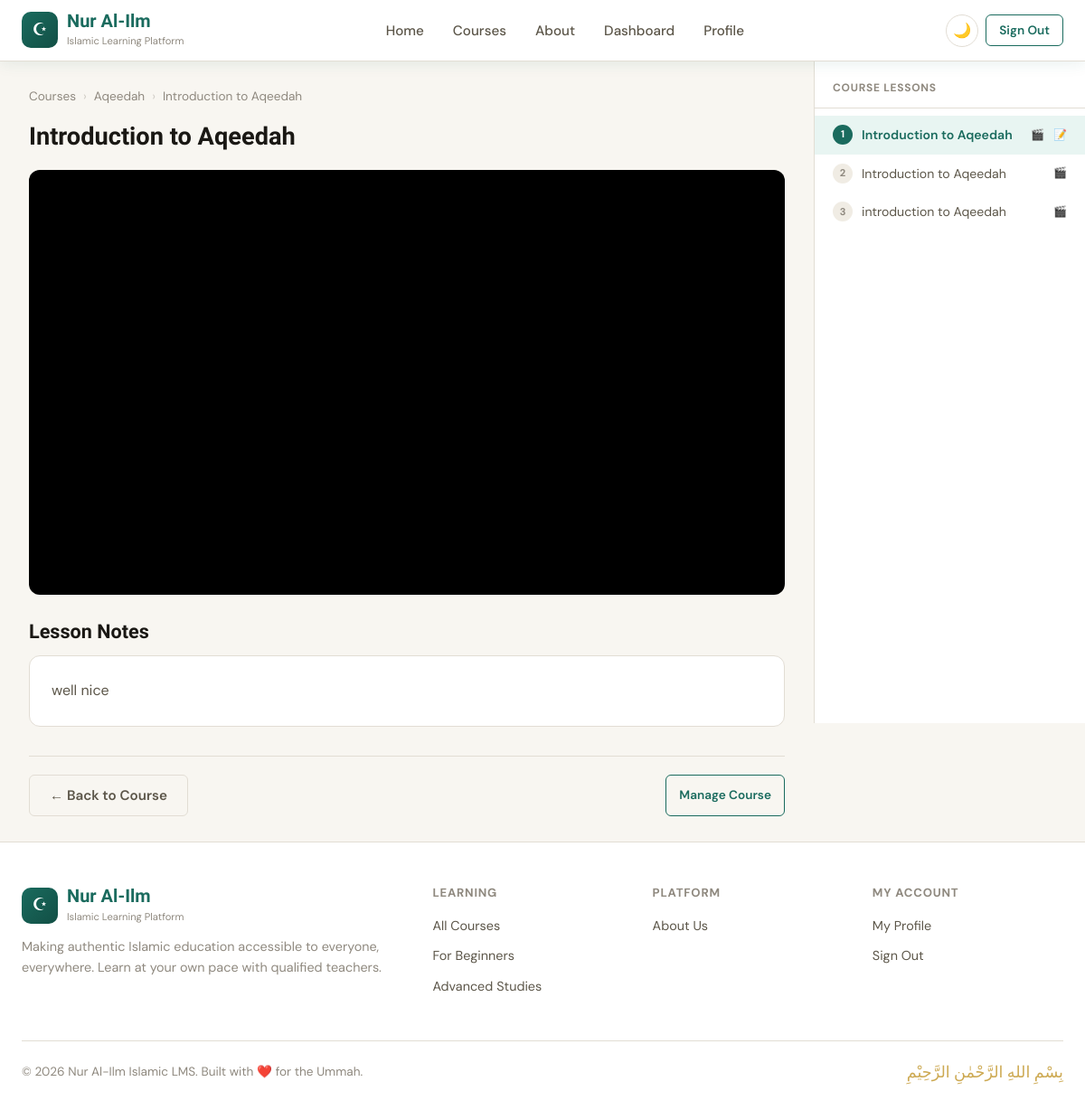
/courses/aqeedah/lessons/3/ (signed in), run on the app's committed database.
### courses/models.py (models this page shows, shortened)
class Course(models.Model):
    class Level(models.TextChoices):
        BEGINNER = 'beginner', 'Beginner'
        INTERMEDIATE = 'intermediate', 'Intermediate'
        ADVANCED = 'advanced', 'Advanced'
    teacher = models.ForeignKey(
        settings.AUTH_USER_MODEL,
        on_delete=models.CASCADE,
        related_name='courses_taught',
        limit_choices_to={'role': 'teacher'},
    )
    category = models.ForeignKey(
        Category,
        on_delete=models.SET_NULL,
        null=True,
        blank=True,
        related_name='courses',
        help_text="The subject area this course belongs to.",
    )
    title = models.CharField(max_length=200)
    slug = models.SlugField(unique=True, blank=True)
    thumbnail = models.ImageField(upload_to='thumbnails/', blank=True, null=True)
    short_description = models.CharField(max_length=300)
    full_description = models.TextField()
    level = models.CharField(max_length=15, choices=Level.choices, default=Level.BEGINNER)
    duration = models.CharField(max_length=100, help_text="e.g. '8 weeks', '40 hours'")
    is_published = models.BooleanField(default=False)
    created_at = models.DateTimeField(auto_now_add=True)
    updated_at = models.DateTimeField(auto_now=True)
    class Meta:
        ordering = ['-created_at']

class Lesson(models.Model):
    course = models.ForeignKey(
        Course,
        on_delete=models.CASCADE,
        related_name='lessons',
    )
    title = models.CharField(max_length=200)
    video_url = models.URLField(
        blank=True,
        null=True,
        help_text="YouTube, Vimeo, or any embeddable video URL"
    )
    note_content = models.TextField(blank=True, null=True)
    order = models.PositiveIntegerField(default=0)
    created_at = models.DateTimeField(auto_now_add=True)
    class Meta:
        ordering = ['order', 'created_at']

### courses/views.py (the view, shortened to what this page needs)
# urls.py: path('<slug:course_slug>/lessons/<int:lesson_id>/', views.lesson_view, name='lesson_view'),
@login_required
def lesson_view(request, course_slug, lesson_id):
    course = get_object_or_404(Course, slug=course_slug, is_published=True)
    lesson = get_object_or_404(Lesson, id=lesson_id, course=course)
    if request.user.is_teacher and request.user == course.teacher:
        pass
    else:
        raise PermissionDenied
    all_lessons = course.lessons.all()
    context = {
        'course': course,
        'lesson': lesson,
        'all_lessons': all_lessons,
    }
    return render(request, 'courses/lesson_view.html', context)

### accounts/models.py (called while the page is built)
    @property
    def is_student(self):
        return self.role == self.Role.STUDENT

    @property
    def is_teacher(self):
        return self.role == self.Role.TEACHER

### courses/templates/courses/lesson_view.html (shortened to what this page needs)
{% extends 'base.html' %}
{% block content %}
<div class="lesson-layout">
  <div class="lesson-content">
    <div class="breadcrumb">
      <a href="{% url 'course_list' %}">Courses</a>
      <span class="sep">›</span>
      <a href="{% url 'course_detail' course.slug %}">{{ course.title }}</a>
      <span class="sep">›</span>
      <span>{{ lesson.title }}</span>
    </div>
    <h1 style="font-size:1.7rem;margin-bottom:20px;">{{ lesson.title }}</h1>
    {% if lesson.video_url %}
      <div class="video-embed" id="video-container" style="display:none;">
      </div>
    {% endif %}
    {% if lesson.note_content %}
      <h3 style="margin-bottom:12px;">Lesson Notes</h3>
      <div class="lesson-notes">{{ lesson.note_content }}</div>
    {% endif %}
    <div class="flex justify-between mt-4" style="margin-top:32px;padding-top:20px;border-top:1px solid var(--border);">
      <a href="{% url 'course_detail' course.slug %}" class="btn btn-ghost">← Back to Course</a>
      {% if user.is_teacher and user == course.teacher %}
        <a href="{% url 'course_manage' course.slug %}" class="btn btn-outline btn-sm">Manage Course</a>
      {% endif %}
    </div>
  </div>
  <div class="lesson-sidebar">
    <div class="lesson-sidebar-title">Course Lessons</div>
    {% for l in all_lessons %}
      <a href="{% url 'lesson_view' course.slug l.id %}"
         class="lesson-nav-item {% if l.id == lesson.id %}active{% endif %}">
        <span style="width:22px;height:22px;border-radius:50%;background:{% if l.id == lesson.id %}var(--primary){% else %}var(--surface-2){% endif %};color:{% if l.id == lesson.id %}#fff{% else %}var(--text-3){% endif %};display:flex;align-items:center;justify-content:center;font-size:.7rem;font-weight:700;flex-shrink:0;">
          {{ forloop.counter }}
        </span>
        <span style="flex:1;overflow:hidden;text-overflow:ellipsis;white-space:nowrap;">{{ l.title }}</span>
        {% if l.video_url %}<span style="font-size:.75rem;">🎬</span>{% endif %}
        {% if l.note_content %}<span style="font-size:.75rem;">📝</span>{% endif %}
      </a>
    {% empty %}
      <p style="padding:16px 20px;color:var(--text-3);font-size:.85rem;">No lessons yet</p>
    {% endfor %}
  </div>
</div>
{% endblock %}

### static/css/main.css (style rules this page uses)
:root { --bg: #f8f6f1; --surface: #ffffff; --surface-2: #f0ece4; --border: #e2ddd4; --text: #1a1814; --text-2: #5c5649; --text-3: #8f897f; --primary: #1a6b5e; --primary-d: #124f45; --primary-l: #e8f5f2; --gold: #b8860b; --gold-l: #fdf8ec; --gold-bright: #d4a017; --danger: #c0392b; --success: #27ae60; --radius: 12px; --radius-sm: 6px; --shadow: 0 2px 16px rgba(26,107,94,.10); --shadow-md: 0 4px 32px rgba(26,107,94,.14); --transition: .22s cubic-bezier(.4,0,.2,1); --nav-height: 68px; --font-body: 'DM Sans', system-ui, sans-serif; --font-display:'Scheherazade New', serif; }
*, *::before, *::after { box-sizing: border-box; margin: 0; padding: 0; }
html { scroll-behavior: smooth; }
body { font-family: var(--font-body); background: var(--bg); color: var(--text); line-height: 1.6; font-size: 16px; transition: background var(--transition), color var(--transition); }
a { color: var(--primary); text-decoration: none; transition: color var(--transition); }
h1, h2, h3, h4, h5 { font-family: var(--font-display); line-height: 1.25; color: var(--text); }
h1 { font-size: clamp(2rem, 5vw, 3.5rem); font-weight: 700; }
h3 { font-size: 1.35rem; font-weight: 700; }
.btn { display: inline-flex; align-items: center; gap: 7px; padding: 10px 22px; border-radius: var(--radius-sm); font-family: var(--font-body); font-size: .95rem; font-weight: 600; cursor: pointer; border: none; transition: all var(--transition); text-decoration: none; white-space: nowrap; }
.btn-outline { background: transparent; border: 1.5px solid var(--primary); color: var(--primary); }
.btn-ghost { background: transparent; color: var(--text-2); border: 1.5px solid var(--border); }
.btn-sm { padding: 6px 14px; font-size: .85rem; }
.lesson-layout { display: grid; grid-template-columns: 1fr 300px; min-height: calc(100vh - var(--nav-height)); gap: 0; }
.lesson-content { padding: 28px 32px; }
.lesson-sidebar { background: var(--surface); border-left: 1px solid var(--border); padding: 20px 0; overflow-y: auto; position: sticky; top: var(--nav-height); height: calc(100vh - var(--nav-height)); }
.lesson-sidebar-title { font-size: .75rem; font-weight: 700; text-transform: uppercase; letter-spacing: .06em; color: var(--text-3); padding: 0 20px 12px; border-bottom: 1px solid var(--border); margin-bottom: 8px; }
.lesson-nav-item { display: flex; align-items: center; gap: 10px; padding: 10px 20px; color: var(--text-2); font-size: .88rem; transition: all var(--transition); }
.lesson-nav-item.active { background: var(--primary-l); color: var(--primary); font-weight: 600; }
.video-embed { position: relative; padding-bottom: 56.25%; height: 0; overflow: hidden; border-radius: var(--radius); background: #000; margin-bottom: 28px; }
.lesson-notes { background: var(--surface); border: 1px solid var(--border); border-radius: var(--radius); padding: 24px; line-height: 1.8; color: var(--text-2); white-space: pre-wrap; }
.mt-4 { margin-top: 32px; }
.flex { display: flex; }
.justify-between { justify-content: space-between; }
.breadcrumb { display: flex; align-items: center; gap: 8px; font-size: .85rem; color: var(--text-3); margin-bottom: 16px; }
.breadcrumb a { color: var(--text-3); }
.breadcrumb .sep { opacity: .4; }

### data on the page
Course: title "Aqeedah"
Lesson: title "Introduction to Aqeedah", note_content "well nice"
Lesson: title "Introduction to Aqeedah"
Lesson: title "introduction to Aqeedah"
